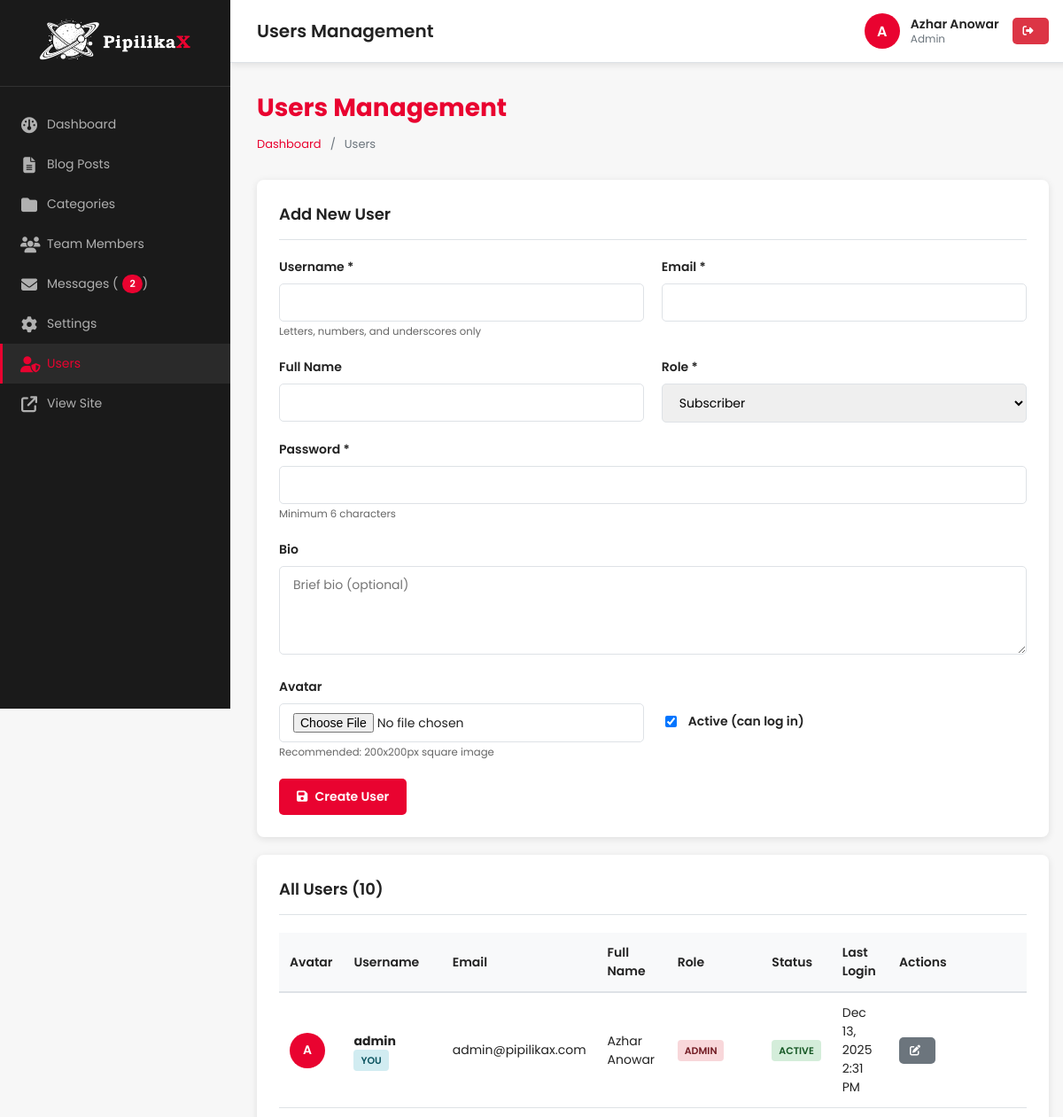
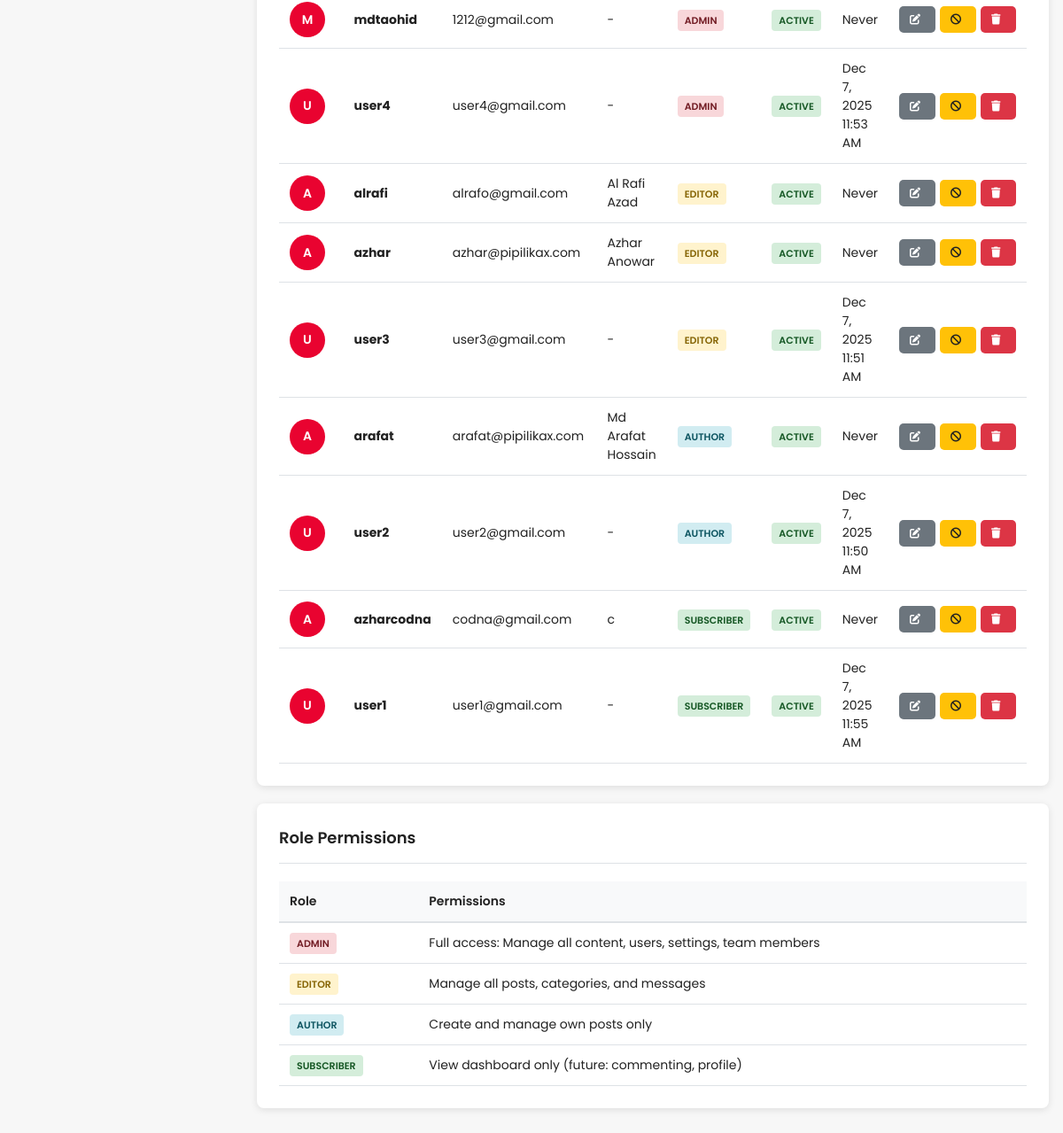
Screenshot of /admin/users/index.php (signed in) with the database file from the repository (2 pictures, top to bottom).
### tables this page shows
CREATE TABLE `users` (
  `id` int(11) NOT NULL,
  `username` varchar(50) NOT NULL,
  `email` varchar(100) NOT NULL,
  `password` varchar(255) NOT NULL,
  `full_name` varchar(100) DEFAULT NULL,
  `role` enum('admin','editor','author','subscriber') DEFAULT 'subscriber',
  `is_active` tinyint(1) DEFAULT 1,
  `avatar` varchar(255) DEFAULT NULL,
  `bio` text DEFAULT NULL,
  `created_at` timestamp NOT NULL DEFAULT current_timestamp(),
  `updated_at` timestamp NOT NULL DEFAULT '0000-00-00 00:00:00' ON UPDATE current_timestamp(),
  `last_login` timestamp NULL DEFAULT NULL
);

### admin/includes/auth-check.php (called while the page is built, shortened)
<?php
$current_user = [
    'id' => $_SESSION['user_id'],
    'username' => $_SESSION['username'],
    'full_name' => $_SESSION['full_name'],
    'role' => $_SESSION['user_role']
];

### includes/functions.php (called while the page is built, shortened)
<?php
function generateCSRFToken()
{
    return $_SESSION['csrf_token'];
}
function formatDate($date, $format = 'F j, Y')
{
    return date($format, strtotime($date));
}

### admin/users/index.php (the view, shortened to what this page needs)
<?php
require_once __DIR__ . '/../includes/header.php';
$edit_user = null;
$users = $pdo->query("SELECT * FROM users ORDER BY role ASC, username ASC")->fetchAll();
$csrf_token = generateCSRFToken();
$role_badges = [
    'admin' => 'badge-danger',
    'editor' => 'badge-warning',
    'author' => 'badge-info',
    'subscriber' => 'badge-success'
];
?>
<div class="page-header">
    <h2>Users Management</h2>
    <div class="breadcrumb">
        <a href="<?php echo ADMIN_URL; ?>">Dashboard</a> / <span>Users</span>
    </div>
</div>
<div class="card">
    <div class="card-header">
        <h3><?php echo $edit_user ? 'Edit User' : 'Add New User'; ?></h3>
    </div>
    <form method="POST" action="" enctype="multipart/form-data">
        <div style="display: grid; grid-template-columns: 1fr 1fr; gap: 20px;">
            <div class="form-group">
                <label for="username">Username *</label>
                <input type="text" id="username" name="username" class="form-control"
                    value="<?php echo htmlspecialchars($edit_user['username'] ?? $_POST['username'] ?? ''); ?>"
                    required>
                <small style="color: #666;">Letters, numbers, and underscores only</small>
            </div>
            <div class="form-group">
                <label for="email">Email *</label>
                <input type="email" id="email" name="email" class="form-control"
                    value="<?php echo htmlspecialchars($edit_user['email'] ?? $_POST['email'] ?? ''); ?>" required>
            </div>
        </div>
        <div style="display: grid; grid-template-columns: 1fr 1fr; gap: 20px;">
            <div class="form-group">
                <label for="full_name">Full Name</label>
                <input type="text" id="full_name" name="full_name" class="form-control"
                    value="<?php echo htmlspecialchars($edit_user['full_name'] ?? $_POST['full_name'] ?? ''); ?>">
            </div>
            <div class="form-group">
                <label for="role">Role *</label>
                <select id="role" name="role" class="form-control">
                    <option value="subscriber" <?php echo (($edit_user['role'] ?? '') == 'subscriber') ? 'selected' : ''; ?>>
                        Subscriber</option>
                </select>
            </div>
        </div>
        <div class="form-group">
            <label for="password">Password <?php echo $edit_user ? '(leave blank to keep current)' : '*'; ?></label>
            <input type="password" id="password" name="password" class="form-control" <?php echo $edit_user ? '' : 'required'; ?> minlength="6">
            <small style="color: #666;">Minimum 6 characters</small>
        </div>
        <div class="form-group">
            <label for="bio">Bio</label>
            <textarea id="bio" name="bio" class="form-control" rows="3"
                placeholder="Brief bio (optional)"><?php echo htmlspecialchars($edit_user['bio'] ?? $_POST['bio'] ?? ''); ?></textarea>
        </div>
        <div style="display: grid; grid-template-columns: 1fr 1fr; gap: 20px;">
            <div class="form-group">
                <label for="avatar">Avatar</label>
                <input type="file" id="avatar" name="avatar" class="form-control" accept="image/*">
                <small style="color: #666;">Recommended: 200x200px square image</small>
            </div>
            <div class="form-group">
                <label>&nbsp;</label>
                <div style="padding-top: 10px;">
                    <label style="display: flex; align-items: center; gap: 10px; cursor: pointer;">
                        <input type="checkbox" name="is_active" value="1" <?php echo (($edit_user['is_active'] ?? true) || isset($_POST['is_active'])) ? 'checked' : ''; ?>>
                        <span>Active (can log in)</span>
                    </label>
                </div>
            </div>
        </div>
        <button type="submit" name="save_user" class="btn btn-primary">
            <i class="fas fa-save"></i> <?php echo $edit_user ? 'Update' : 'Create'; ?> User
        </button>
    </form>
</div>
<div class="card">
    <div class="card-header">
        <h3>All Users (<?php echo count($users); ?>)</h3>
    </div>
    <?php if (count($users) > 0): ?>
        <table class="table">
            <thead>
                <tr>
                    <th style="width: 50px;">Avatar</th>
                    <th>Username</th>
                    <th>Email</th>
                    <th>Full Name</th>
                    <th>Role</th>
                    <th>Status</th>
                    <th>Last Login</th>
                    <th style="width: 150px;">Actions</th>
                </tr>
            </thead>
            <tbody>
                <?php foreach ($users as $user): ?>
                    <tr>
                        <td>
                            <?php
                            $avatar_url = null;
                            ?>
                            <?php if ($avatar_url): ?>
                                <img src="<?php echo $avatar_url; ?>" alt=""
                                    style="width: 40px; height: 40px; object-fit: cover; border-radius: 50%;">
                            <?php else: ?>
                                <div
                                    style="width: 40px; height: 40px; border-radius: 50%; background: var(--admin-primary); color: white; display: flex; align-items: center; justify-content: center; font-weight: 600;">
                                    <?php echo strtoupper(substr($user['username'], 0, 1)); ?>
                                </div>
                            <?php endif; ?>
                        </td>
                        <td>
                            <strong><?php echo htmlspecialchars($user['username']); ?></strong>
                            <?php if ($user['id'] == $current_user['id']): ?>
                                <span class="badge badge-info">You</span>
                            <?php endif; ?>
                        </td>
                        <td><?php echo htmlspecialchars($user['email']); ?></td>
                        <td><?php echo htmlspecialchars($user['full_name'] ?: '-'); ?></td>
                        <td>
                            <span class="badge <?php echo $role_badges[$user['role']] ?? 'badge-info'; ?>">
                                <?php echo ucfirst($user['role']); ?>
                            </span>
                        </td>
                        <td>
                            <?php if ($user['is_active']): ?>
                                <span class="badge badge-success">Active</span>
                            <?php else: ?>
                                <span class="badge badge-danger">Inactive</span>
                            <?php endif; ?>
                        </td>
                        <td>
                            <?php echo $user['last_login'] ? formatDate($user['last_login'], 'M j, Y g:i A') : 'Never'; ?>
                        </td>
                        <td>
                            <div class="action-buttons">
                                <a href="?edit=<?php echo $user['id']; ?>" class="btn btn-sm btn-secondary" title="Edit">
                                    <i class="fas fa-edit"></i>
                                </a>
                                <?php if ($user['id'] != $current_user['id']): ?>
                                    <a href="?toggle=<?php echo $user['id']; ?>&token=<?php echo $csrf_token; ?>"
                                        class="btn btn-sm <?php echo $user['is_active'] ? 'btn-warning' : 'btn-success'; ?>"
                                        title="<?php echo $user['is_active'] ? 'Deactivate' : 'Activate'; ?>">
                                        <i class="fas fa-<?php echo $user['is_active'] ? 'ban' : 'check'; ?>"></i>
                                    </a>
                                    <a href="?delete=<?php echo $user['id']; ?>&token=<?php echo $csrf_token; ?>"
                                        class="btn btn-sm btn-danger"
                                        onclick="return confirm('Are you sure you want to delete this user?');" title="Delete">
                                        <i class="fas fa-trash"></i>
                                    </a>
                                <?php endif; ?>
                            </div>
                        </td>
                    </tr>
                <?php endforeach; ?>
            </tbody>
        </table>
    <?php endif; ?>
</div>
<div class="card">
    <div class="card-header">
        <h3>Role Permissions</h3>
    </div>
    <table class="table">
        <thead>
            <tr>
                <th>Role</th>
                <th>Permissions</th>
            </tr>
        </thead>
        <tbody>
            <tr>
                <td><span class="badge badge-danger">Admin</span></td>
                <td>Full access: Manage all content, users, settings, team members</td>
            </tr>
            <tr>
                <td><span class="badge badge-warning">Editor</span></td>
                <td>Manage all posts, categories, and messages</td>
            </tr>
            <tr>
                <td><span class="badge badge-info">Author</span></td>
                <td>Create and manage own posts only</td>
            </tr>
            <tr>
                <td><span class="badge badge-success">Subscriber</span></td>
                <td>View dashboard only (future: commenting, profile)</td>
            </tr>
        </tbody>
    </table>
</div>
<?php require_once __DIR__ . '/../includes/footer.php'; ?>

### admin/assets/css/admin-style.css (style rules this page uses)
:root { --admin-primary: #E90330; --admin-primary-dark: #B00225; --admin-bg: #f7f7f7; --admin-sidebar-bg: #1a1a1a; --admin-sidebar-text: #b0b0b0; --admin-sidebar-hover: #2a2a2a; --admin-white: #ffffff; --admin-text: #222222; --admin-text-light: #6c757d; --admin-border: #dee2e6; --admin-success: #28a745; --admin-warning: #ffc107; --admin-danger: #dc3545; --admin-info: #17a2b8; --admin-shadow: 0 2px 8px rgba(0, 0, 0, 0.1); }
* { box-sizing: border-box; }
body { margin: 0; font-family: 'Poppins', sans-serif; background: var(--admin-bg); color: var(--admin-text); font-size: 14px; }
.page-header { margin-bottom: 30px; }
.page-header h2 { margin: 0 0 10px 0; color: var(--admin-primary); font-size: 28px; font-weight: 700; }
.breadcrumb { display: flex; gap: 10px; color: var(--admin-text-light); font-size: 13px; }
.breadcrumb a { color: var(--admin-primary); text-decoration: none; }
.card { background: var(--admin-white); border-radius: 8px; padding: 25px; margin-bottom: 20px; box-shadow: var(--admin-shadow); }
.card-header { display: flex; justify-content: space-between; align-items: center; margin-bottom: 20px; padding-bottom: 15px; border-bottom: 1px solid var(--admin-border); }
.card-header h3 { margin: 0; font-size: 18px; color: var(--admin-text); font-weight: 600; }
.btn { padding: 10px 20px; border: none; border-radius: 5px; font-family: 'Poppins', sans-serif; font-size: 14px; font-weight: 600; cursor: pointer; transition: all 0.3s ease; text-decoration: none; display: inline-block; text-align: center; }
.btn-primary { background: var(--admin-primary); color: white; }
.btn-warning { background: var(--admin-warning); color: #222; }
.btn-danger { background: var(--admin-danger); color: white; }
.btn-secondary { background: #6c757d; color: white; }
.btn-sm { padding: 6px 12px; font-size: 12px; }
.btn i { margin-right: 5px; }
.form-group { margin-bottom: 20px; }
.form-group label { display: block; margin-bottom: 8px; font-weight: 600; color: var(--admin-text); }
.form-control { width: 100%; padding: 10px 15px; border: 1px solid var(--admin-border); border-radius: 5px; font-family: 'Poppins', sans-serif; font-size: 14px; transition: border-color 0.3s ease; }
textarea.form-control { resize: vertical; min-height: 100px; }
.table { width: 100%; border-collapse: collapse; background: white; }
.table thead { background: #f8f9fa; }
.table th { padding: 12px; text-align: left; font-weight: 600; color: var(--admin-text); border-bottom: 2px solid var(--admin-border); }
.table td { padding: 12px; border-bottom: 1px solid var(--admin-border); }
.badge { padding: 4px 8px; border-radius: 4px; font-size: 11px; font-weight: 600; text-transform: uppercase; }
.badge-success { background: #d4edda; color: #155724; }
.badge-warning { background: #fff3cd; color: #856404; }
.badge-danger { background: #f8d7da; color: #721c24; }
.badge-info { background: #d1ecf1; color: #0c5460; }
.action-buttons { display: flex; gap: 5px; }

### rows the page displays
users: username "A", username "admin", shows "YOU", email "admin@pipilikax.com", full_name "Azhar Anowar", role "ADMIN", is_active "ACTIVE", last_login "Dec 13, 2025 2:31 PM"
users: username "M", username "mdtaohid", email "1212@gmail.com", full_name "-", role "ADMIN", is_active "ACTIVE", shows "Never"
users: username "U", username "user4", email "user4@gmail.com", full_name "-", role "ADMIN", is_active "ACTIVE", last_login "Dec 7, 2025 11:53 AM"
users: username "A", username "alrafi", email "alrafo@gmail.com", full_name "Al Rafi Azad", role "EDITOR", is_active "ACTIVE", shows "Never"
users: username "A", username "azhar", email "azhar@pipilikax.com", full_name "Azhar Anowar", role "EDITOR", is_active "ACTIVE", shows "Never"
users: username "U", username "user3", email "user3@gmail.com", full_name "-", role "EDITOR", is_active "ACTIVE", last_login "Dec 7, 2025 11:51 AM"
users: username "A", username "arafat", email "arafat@pipilikax.com", full_name "Md Arafat Hossain", role "AUTHOR", is_active "ACTIVE", shows "Never"
users: username "U", username "user2", email "user2@gmail.com", full_name "-", role "AUTHOR", is_active "ACTIVE", last_login "Dec 7, 2025 11:50 AM"
users: username "A", username "azharcodna", email "codna@gmail.com", full_name "c", role "SUBSCRIBER", is_active "ACTIVE", shows "Never"
users: username "U", username "user1", email "user1@gmail.com", full_name "-", role "SUBSCRIBER", is_active "ACTIVE", last_login "Dec 7, 2025 11:55 AM"

### other values shown
$unread_messages_count "2"
$page_heading "Users Management"
substr($current_user['username'], 0, 1) "A"
$current_user['full_name'] "Azhar Anowar"
$current_user['role'] "Admin"
count($users) "10"
